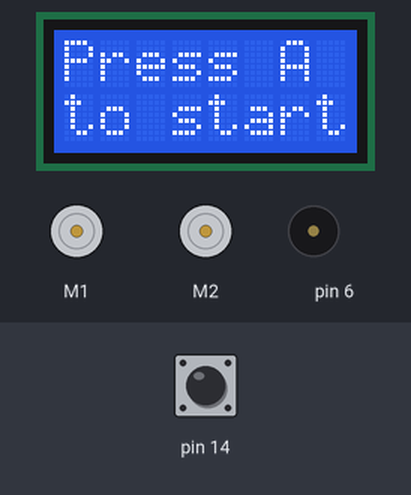
The sketch below on a simulated Arduino Leonardo, built with avr-gcc and run on an emulated ATmega32U4. On the bench: 8×2 character LCD, 2 × DC motor (green arrow = forward, orange = backward, longer = faster), buzzer (waves = sounding). Inputs (shaded band) come from the test bench; at power-on: pin 14 HIGH.

Above: at 0.8 s.
0.9 s: pin 14 pulled LOW for 0.15 s
At 1.7 s:
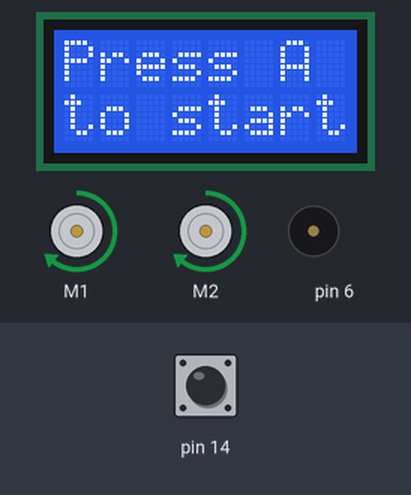
At 2.52 s:
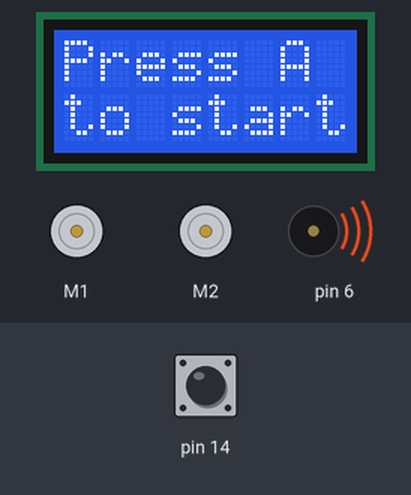
Timing chart, 0 to 10.0 s (numbered marks = the images above; inputs shaded):
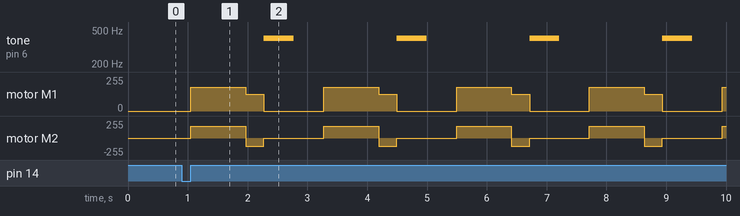

Measured:
- after the input at 0.9 s, tone on pin 6: alternates 400 Hz for 0.50 s and silent for 1.7 s, starting after 1.4 s; motor M1: stopped → forward 178/255 after 0.15 s, then repeats every 2.2 s: forward 127/255 0.30 s, stopped 1.0 s, forward 178/255 0.92 s

The sketch:

ZumoBot.ino
```cpp
#include <Wire.h>
#include <Zumo32U4.h>
#include "ZumoShurik.h"

void setup() {
  // put your setup code here, to run once:
  printLcd("Press A", "to start");
  // wait until user presses button A
  buttonA.waitForButton();
}

void loop() {
  // put your main code here, to run repeatedly:
  goForward(400);  //go forward for 400mm=40cm
  turn(90);        // turn right 90 degrees
  beep(400);       //produce a beep with frequency 400 hz
  delay(1000);     //wait for 1000ms=1 sec
}
```

ZumoShurik.cpp
```cpp
#include "ZumoShurik.h"
/*Custom functions for Zumo 32U4 robot
 * written by Alexander Kirilov
 * shurik179@gmail.com
 */
Zumo32U4Encoders encoders;
Zumo32U4LCD lcd;
Zumo32U4Buzzer buzzer;
Zumo32U4Motors motors;
Zumo32U4ButtonA buttonA;
Zumo32U4ButtonB buttonB;
Zumo32U4ButtonC buttonC;
Zumo32U4LineSensors lineSensors;
Zumo32U4ProximitySensors proxSensors;
//global variable describing mode of Zumo robot: LINEARRAY or PROXIMITY
ZumoMode mode;

/*  Encoder ticks (of each motor) for 1 cm traveled
 *  1 wheel revolution=75.81*12=909 encoder counts = 3.14*3.9cm=12cm
 *  1 cm=75 encoder counts
 */
const int ENCODER_PER_CM=75;

/*
 * Encoder ticks per 360 degree turn of the robot
 */
const long ENCODER_PER_TURN=2700;

/*
 *   Light threshhold for determining light/dark. Note that sensor values ranges 0-1000;
 *   0=white
 *   1000= black
 */
const int LIGHT_THRESHOLD=300;

/*
 * Array for storing sensor values
 */
uint16_t lineSensorValues[5];

/*
 * Print two lines to LCD screen
 * Each line msut be at most 8 symbols
 */
void printLcd(String s1, String s2) {
    lcd.clear();
    lcd.gotoXY(0,0);
    lcd.print(s1);
    lcd.gotoXY(0,1);
    lcd.print(s2);
}

void beep(int frequency, int duration){
    buzzer.playFrequency(frequency, duration, 15);
}


/* ***********************************************
 *  Motion control commands
 *  distance is in mm, speed between 0 - 100
 * ***********************************************/
void goForward(long distance, int speed){
  long target=(distance*ENCODER_PER_CM)/5; //target sum of encoder values
  encoders.getCountsAndResetLeft();
  encoders.getCountsAndResetRight();
  motors.setSpeeds(speed*4, speed*4);
  while ((encoders.getCountsLeft()+encoders.getCountsRight()) <target) {
    delay(20);
  }
  motors.setSpeeds(0,0);
}
void goBackward(long distance, int speed){
  long target=(distance*ENCODER_PER_CM)/5;
  encoders.getCountsAndResetLeft();
  encoders.getCountsAndResetRight();
  motors.setSpeeds(-speed*4, -speed*4);
  while (-(encoders.getCountsLeft()+encoders.getCountsRight()) <target) {
    delay(20);
  }
  motors.setSpeeds(0,0);
}

void setMotors(int leftSpeed, int rightSpeed){
  motors.setSpeeds(leftSpeed*4, rightSpeed*4);
}

void stopMotors(){
  motors.setSpeeds(0,0);
}
/*
 * Positive angle=clockwise turn
 */
void turn (int angle, int speed){
  encoders.getCountsAndResetLeft();
  encoders.getCountsAndResetRight();
  long target = (abs(angle)*ENCODER_PER_TURN)/360; //target encoder value, positive
  if (angle>0) {
     //turning clockwise
     motors.setSpeeds(speed*4, -speed*4);
     while (encoders.getCountsLeft()<target) {
      delay(20);
     }
     motors.setSpeeds(0,0);
  } else {
     //turning counterclockwise
     motors.setSpeeds(-speed*4, speed*4);
     while (encoders.getCountsRight()<target) {
      delay(20);
     }
     motors.setSpeeds(0,0);
  }

}

void resetEncoders(){
  encoders.getCountsAndResetLeft();
  encoders.getCountsAndResetRight();
}

//returns distance in mm
int distanceTraveled(){
 return(5*(encoders.getCountsRight()+encoders.getCountsLeft())/ENCODER_PER_CM);
}

int angleTurned(){
    return ((180.0*(encoders.getCountsLeft()-encoders.getCountsRight()))/ENCODER_PER_TURN);
}


void calibrateSensors(ZumoMode m){
  mode=m; //change the global variable
  if (m==LINEARRAY) {
    lineSensors.initFiveSensors();
  } else {
    lineSensors.initThreeSensors();
    proxSensors.initThreeSensors();
  }
  encoders.getCountsAndResetLeft();
  motors.setSpeeds(200,-200);
  while (encoders.getCountsLeft()<ENCODER_PER_TURN){
    lineSensors.calibrate();
  }
  motors.setSpeeds(0,0);
}

void readLineSensors(){
  lineSensors.readCalibrated(lineSensorValues);
}

void readProxSensors(){
  proxSensors.read();
}

boolean sensorOnWhite(int sensorIndex)
{
    if (mode==LINEARRAY) {
        return lineSensorValues[sensorIndex] <=LIGHT_THRESHOLD ;
    }
    //otherwise, we are in 3 sensor mode, so lineSensorValues only has 3 values
    switch (sensorIndex) {
        case DN1: return lineSensorValues[0] <=LIGHT_THRESHOLD ;
            break;
        case DN3: return lineSensorValues[1] <=LIGHT_THRESHOLD ;
            break;
        case DN5: return lineSensorValues[2] <=LIGHT_THRESHOLD ;
            break;
        default: return false;
    }
}
boolean sensorOnBlack(int sensorIndex)
{
    if (mode==LINEARRAY) {
        return lineSensorValues[sensorIndex] >LIGHT_THRESHOLD ;
    }
    //otherwise, we are in 3 sensor mode, so lineSensorValues only has 3 values
    switch (sensorIndex) {
        case DN1: return lineSensorValues[0] >LIGHT_THRESHOLD ;
            break;
        case DN3: return lineSensorValues[1] >LIGHT_THRESHOLD ;
            break;
        case DN5: return lineSensorValues[2] >LIGHT_THRESHOLD ;
            break;
        default: return false;
    }
}
boolean allOnWhite()
{ if (mode==LINEARRAY) {
     return (lineSensorValues[0] <=LIGHT_THRESHOLD
          && lineSensorValues[1] <=LIGHT_THRESHOLD
          && lineSensorValues[2] <=LIGHT_THRESHOLD
          && lineSensorValues[3] <=LIGHT_THRESHOLD
          && lineSensorValues[4] <=LIGHT_THRESHOLD
         );
  } else {
     return (lineSensorValues[0] <=LIGHT_THRESHOLD
          && lineSensorValues[1] <=LIGHT_THRESHOLD
          && lineSensorValues[2] <=LIGHT_THRESHOLD
         );

  }
}
boolean allOnBlack()
{
   if (mode==LINEARRAY) {
      return (lineSensorValues[0] >LIGHT_THRESHOLD
          && lineSensorValues[1] >LIGHT_THRESHOLD
          && lineSensorValues[2] >LIGHT_THRESHOLD
          && lineSensorValues[3] >LIGHT_THRESHOLD
          && lineSensorValues[4] >LIGHT_THRESHOLD
         );
   } else {
      return (lineSensorValues[0] >LIGHT_THRESHOLD
          && lineSensorValues[1] >LIGHT_THRESHOLD
          && lineSensorValues[2] >LIGHT_THRESHOLD
         );

   }
}
int linePosition(){
  return ((lineSensors.readLine(lineSensorValues, QTR_EMITTERS_ON, true)-2000)/20);
  /* readLine returns number between 0-4000; we rescale it to be between -100 and 100
   */
}

int proxSensorLevel(int sensorNum) {
  switch (sensorNum) {
    case PROX_L:
         return proxSensors.countsWithLeftLeds(0);
         break;
    case PROX_LF:
         return proxSensors.countsWithLeftLeds(1);
         break;
    case PROX_RF:
         return proxSensors.countsWithRightLeds(1);
         break;
    case PROX_R:
         return proxSensors.countsWithRightLeds(2);
         break;
   }

}
```

ZumoShurik.h
```cpp
#include <Wire.h>
#include <Zumo32U4.h>
#pragma once
/*Custom functions for Zumo 32U4 robot
 * written by Alexander Kirilov
 * shurik179@gmail.com
 */

extern Zumo32U4Encoders encoders;
extern Zumo32U4LCD lcd;
extern Zumo32U4Buzzer buzzer;
extern Zumo32U4Motors motors;
extern Zumo32U4ButtonA buttonA;
extern Zumo32U4ButtonB buttonB;
extern Zumo32U4ButtonC buttonC;
extern Zumo32U4LineSensors lineSensors;
extern Zumo32U4ProximitySensors proxSensors;
/*
 * Used to indicate whether the robot is configures to use all 5 line array sensors
 * or only 3 of line sensor plus the proximity sensors
 */
enum ZumoMode {
   LINEARRAY,
   PROXIMITY
};

// proximity sensor constants
#define PROX_L 0
#define PROX_LF 1 //left front
#define PROX_RF 2 //right front
#define PROX_R 3

// Line array sensor constants
#define DN1 0
#define DN2 1
#define DN3 2
#define DN4 3
#define DN5 4


// global variable determinign the mode
extern ZumoMode mode;
/*
 * Print two lines to LCD screen
 * Each line msut be at most 8 symbols
 */
void printLcd(String s1, String s2);

/*
 * Produces a beep of specifeid frequency (in Hz)
 * and duration (in ms)
 */
void beep(int frequency, int duration=500);


/*
 * Forward/backward  motion. distance is in mm, speed between 0 - 100 (do not use negative speed!)
 */
void goForward(long distance, int speed=70);
void goBackward(long distance, int speed=70);
/*
 * Turns in place. Angle is in degree clockwise; can be negative (for counterclockwise turns).
 * Speed must be between 0-100 (do not use negative speed!)
 */
void turn(int angle, int speed=50);
void setMotors(int leftSpeed, int rightSpeed);
void stopMotors();
void resetEncoders();
/*
 * Measures distance traveled since the last time encoder were reset.
 * Result is in mm; can be negative (if moving backwards).
 */
int distanceTraveled();

/*
 * Measures angle turned  since the last time encoder were reset.
 * Result is in degrees (clockwise is positive)
 */
int angleTurned();

/*
 * Line/proximity sensor related functions
 */
/*
 * Initiaize and calibrate the sensors (i.e., determine black and white values)
 * if mode m=LINEARRAY, all 5 line sensors will be active and proximity sensors will be disabled
 * if mode m=PROXIMITY, only 3 line sensors are active, and in addition, proximity snsors will be active
 */
void calibrateSensors(ZumoMode m);
/*
 * Updates the reading of all line sensors;
 * readings can be retrieved using functions below
 */
void readLineSensors();
/*
 * Updates the reading of all proximity sensors;
 * readings can be retrieved using functions below
 * Warning: takes significant time, about 20ms
 */
void readProxSensors();
/*
 * Checks whether given front line sensor is on white/black
 * (after calibration).
 * Allowed Sensor values are DN1 (leftmost) to DN5 (rightmost)
 * In 3-sensor mode (aka PROXIMITY), only DN1, DN3 and DN5 are allowed
 * sensorOnWhite gives same result as !sensorOnBlack
 * Note that it uses sensor readings obtained last time
 * readLineSensors() or linePosition() were called
 */
boolean sensorOnWhite(int sensorNum);
boolean sensorOnBlack(int sensorNum);
boolean allOnWhite();
boolean allOnBlack();
/*
 * Returns position of line under the front sensor array (assuming white line on black)
 * Returns number between -100  and 100
 * -100: all the way to the left; 0 - center; 100 - all the way to the right
 */
int linePosition();

/*
 * Returns the reading of proximity sensor, obtained at last readProxSensors
 * The number returned is 0-7; the higher the number, the stronger the signal
 * sensorNum can be:
 * PROX_L (left LEDs/left sensor)
 * PROX_LF  (left LEDs/front sensor)
 * PROX_RF  (right LEDs/front sensor)
 * PROX_R (right LEDs/right sensor)
 */
int proxSensorLevel(int sensorNum);
```
